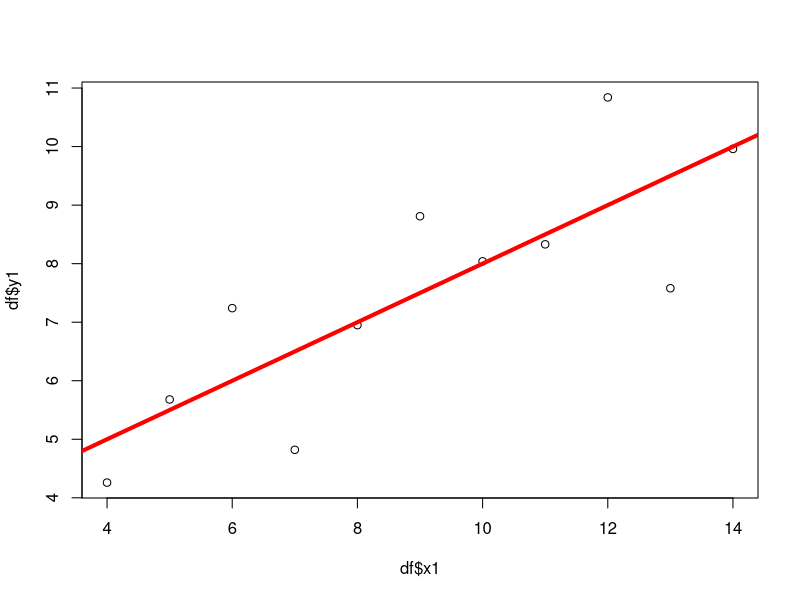
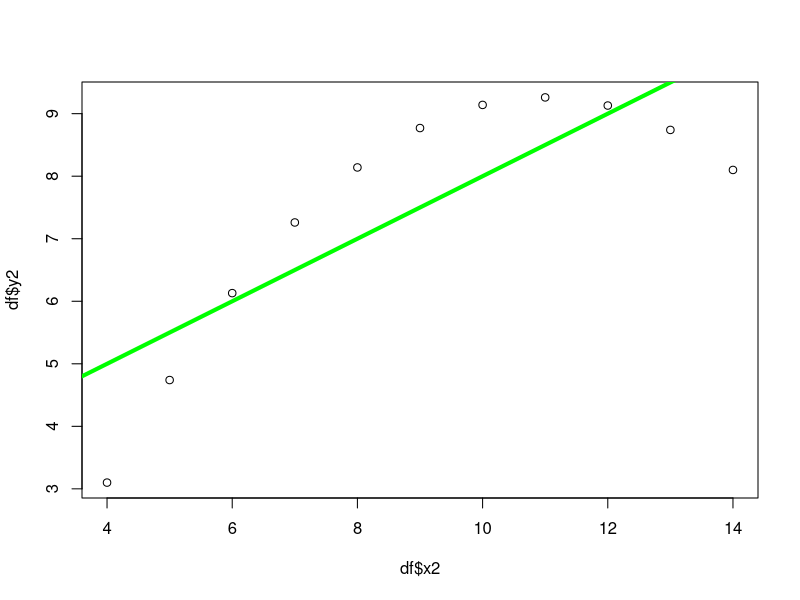
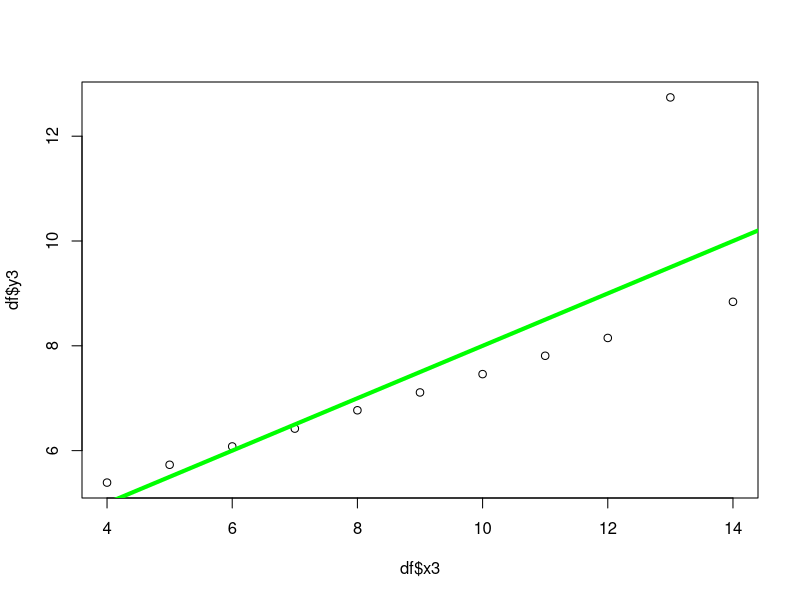
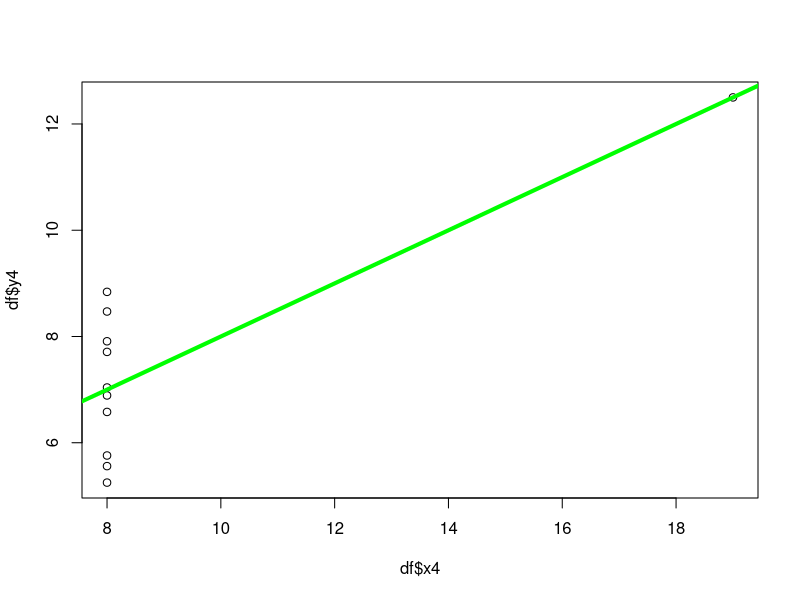

Recreate these plots in R, in order.
setwd("~/Documents/BWL/WiSe 21:22/HU-WS21:22/Applied Econ/Exercises/AppliedEcon/ex1")

df <- read.csv("anscombe.csv", header=T, sep=",")

df[2,3] #value in 2nd row, 3rd column

head(df)

df[1:3,]

1:3
#same as
seq(1,3, by=1)

summary(df)

pinkpony <- c(1,3,5,8,9) #vector
mean(pinkpony) #mean of vector
pinkpony+2 #adding 2 to every value in vector
pinkpony+pinkpony+pinkpony
length(pinkpony)

summary(pinkpony)

bluepony <- c(2,5,7,9,22)

pony <- cbind(pinkpony,bluepony) #combines these two column wise

ponytail <- c(pinkpony, bluepony)
ponytail #combines in a row

#define a function, gives me first element of a and first element of b
first_element <- function(a,b){
  u <- c(NA,NA)
  u[1] <- a[1]
  u[2] <- b[1]
  return(u)
}
first_element(pinkpony, bluepony)

#for loops
multiplepony <- rep(NA, length(pinkpony)) 

for (i in 1: length(pinkpony)) {
  multiplepony[i] <- pinkpony [i]* bluepony[i]
}

multiplepony

plot(x= df$x1, y=df$y1)
abline( a=3, b=0.5, lwd=4, col="red") #a intercept, b slope

plot (x=df$x2, y=df$y2)
abline( a=3, b=0.5, lwd=4, col="green")

plot (x=df$x3, y=df$y3)
abline( a=3, b=0.5, lwd=4, col="green")

plot (x=df$x4, y=df$y4)
abline( a=3, b=0.5, lwd=4, col="green")

coef(lm(y2~x2, data=df)) #linear regression model

ponydata <- c(1,2,3,NA,5)
sum(ponydata, na.rm=T) #remove NA= true
